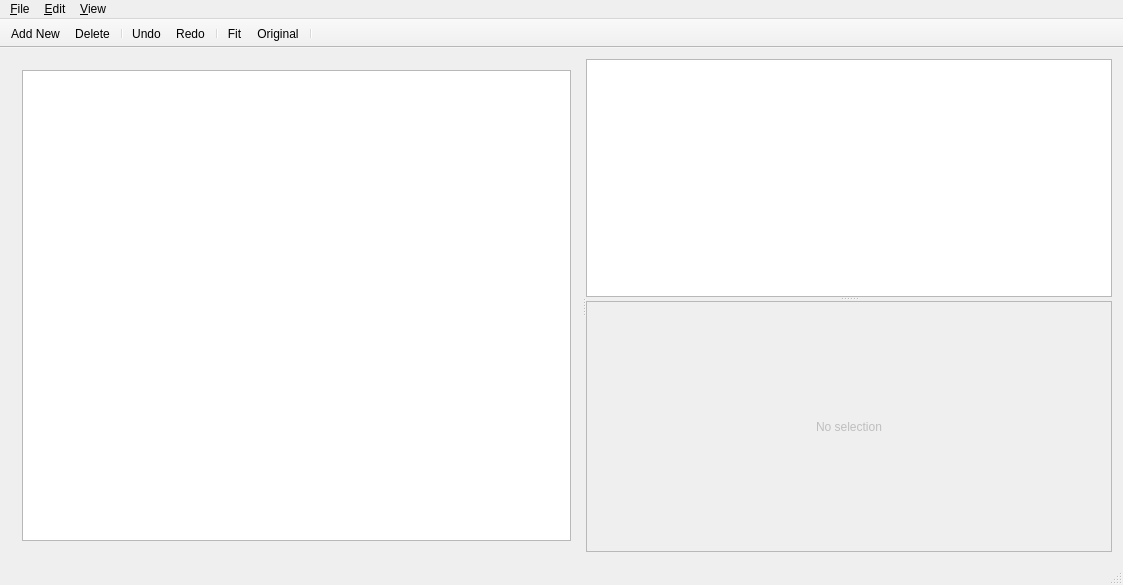
<?xml version="1.0" encoding="UTF-8"?>
<ui version="4.0">
 <class>MainWindow</class>
 <widget class="QMainWindow" name="MainWindow">
  <property name="geometry">
   <rect>
    <x>0</x>
    <y>0</y>
    <width>1123</width>
    <height>585</height>
   </rect>
  </property>
  <property name="windowTitle">
   <string>MainWindow</string>
  </property>
  <property name="documentMode">
   <bool>true</bool>
  </property>
  <property name="unifiedTitleAndToolBarOnMac">
   <bool>true</bool>
  </property>
  <widget class="QWidget" name="centralWidget">
   <layout class="QHBoxLayout" name="horizontalLayout_2">
    <item>
     <widget class="QSplitter" name="treeSplitter">
      <property name="orientation">
       <enum>Qt::Horizontal</enum>
      </property>
      <widget class="QWidget" name="layoutWidget">
       <layout class="QVBoxLayout" name="verticalLayout_2">
        <item>
         <widget class="QTreeView" name="treeView">
          <property name="sizePolicy">
           <sizepolicy hsizetype="Preferred" vsizetype="Expanding">
            <horstretch>0</horstretch>
            <verstretch>0</verstretch>
           </sizepolicy>
          </property>
          <property name="minimumSize">
           <size>
            <width>200</width>
            <height>0</height>
           </size>
          </property>
          <property name="baseSize">
           <size>
            <width>200</width>
            <height>0</height>
           </size>
          </property>
         </widget>
        </item>
       </layout>
      </widget>
      <widget class="QSplitter" name="editorSplitter">
       <property name="sizePolicy">
        <sizepolicy hsizetype="MinimumExpanding" vsizetype="Expanding">
         <horstretch>0</horstretch>
         <verstretch>0</verstretch>
        </sizepolicy>
       </property>
       <property name="orientation">
        <enum>Qt::Vertical</enum>
       </property>
       <widget class="QGraphicsView" name="diagramView">
        <property name="renderHints">
         <set>QPainter::Antialiasing|QPainter::TextAntialiasing</set>
        </property>
       </widget>
       <widget class="QFrame" name="frame">
        <property name="sizePolicy">
         <sizepolicy hsizetype="MinimumExpanding" vsizetype="Preferred">
          <horstretch>0</horstretch>
          <verstretch>0</verstretch>
         </sizepolicy>
        </property>
        <property name="frameShape">
         <enum>QFrame::StyledPanel</enum>
        </property>
        <property name="frameShadow">
         <enum>QFrame::Raised</enum>
        </property>
        <layout class="QVBoxLayout" name="verticalLayout">
         <property name="leftMargin">
          <number>0</number>
         </property>
         <property name="topMargin">
          <number>0</number>
         </property>
         <property name="rightMargin">
          <number>0</number>
         </property>
         <property name="bottomMargin">
          <number>0</number>
         </property>
         <item>
          <widget class="EditorPanel" name="editorStack">
           <property name="sizePolicy">
            <sizepolicy hsizetype="MinimumExpanding" vsizetype="Preferred">
             <horstretch>0</horstretch>
             <verstretch>0</verstretch>
            </sizepolicy>
           </property>
           <property name="minimumSize">
            <size>
             <width>0</width>
             <height>200</height>
            </size>
           </property>
           <property name="currentIndex">
            <number>0</number>
           </property>
           <widget class="QWidget" name="noSelection">
            <layout class="QVBoxLayout" name="verticalLayout_3">
             <item>
              <widget class="QLabel" name="label_2">
               <property name="enabled">
                <bool>false</bool>
               </property>
               <property name="text">
                <string>No selection</string>
               </property>
               <property name="alignment">
                <set>Qt::AlignCenter</set>
               </property>
              </widget>
             </item>
            </layout>
           </widget>
           <widget class="QWidget" name="multipleSelection">
            <layout class="QVBoxLayout" name="verticalLayout_4">
             <item>
              <widget class="QLabel" name="label">
               <property name="enabled">
                <bool>false</bool>
               </property>
               <property name="text">
                <string>Multiple items selected</string>
               </property>
               <property name="alignment">
                <set>Qt::AlignCenter</set>
               </property>
              </widget>
             </item>
            </layout>
           </widget>
           <widget class="EditorRoot" name="editorRoot"/>
           <widget class="EditorEvent" name="editorEvent"/>
           <widget class="EditorInput" name="editorInput"/>
           <widget class="EditorOutput" name="editorOutput"/>
           <widget class="EditorState" name="editorState"/>
           <widget class="EditorTransition" name="editorTransition"/>
          </widget>
         </item>
        </layout>
       </widget>
      </widget>
     </widget>
    </item>
   </layout>
  </widget>
  <widget class="QMenuBar" name="menubar">
   <property name="geometry">
    <rect>
     <x>0</x>
     <y>0</y>
     <width>1123</width>
     <height>22</height>
    </rect>
   </property>
   <widget class="QMenu" name="menu_File">
    <property name="title">
     <string>&amp;File</string>
    </property>
    <widget class="QMenu" name="recentFiles">
     <property name="title">
      <string>Open &amp;Recent</string>
     </property>
    </widget>
    <addaction name="action_New"/>
    <addaction name="action_Open"/>
    <addaction name="recentFiles"/>
    <addaction name="separator"/>
    <addaction name="actionSave"/>
    <addaction name="actionSaveAs"/>
    <addaction name="separator"/>
    <addaction name="action_Print"/>
    <addaction name="separator"/>
    <addaction name="action_Quit"/>
   </widget>
   <widget class="QMenu" name="menu_Edit">
    <property name="title">
     <string>&amp;Edit</string>
    </property>
   </widget>
   <widget class="QMenu" name="menuView">
    <property name="title">
     <string>&amp;View</string>
    </property>
    <addaction name="actionFitScale"/>
    <addaction name="actionDefaultScale"/>
   </widget>
   <addaction name="menu_File"/>
   <addaction name="menu_Edit"/>
   <addaction name="menuView"/>
  </widget>
  <widget class="QToolBar" name="toolBar">
   <property name="windowTitle">
    <string>toolBar</string>
   </property>
   <property name="movable">
    <bool>false</bool>
   </property>
   <property name="iconSize">
    <size>
     <width>24</width>
     <height>24</height>
    </size>
   </property>
   <property name="toolButtonStyle">
    <enum>Qt::ToolButtonTextUnderIcon</enum>
   </property>
   <attribute name="toolBarArea">
    <enum>TopToolBarArea</enum>
   </attribute>
   <attribute name="toolBarBreak">
    <bool>false</bool>
   </attribute>
   <addaction name="actionAdd"/>
   <addaction name="actionDelete"/>
   <addaction name="separator"/>
   <addaction name="actionUndo"/>
   <addaction name="actionRedo"/>
   <addaction name="separator"/>
   <addaction name="actionFitScale"/>
   <addaction name="actionDefaultScale"/>
   <addaction name="separator"/>
  </widget>
  <widget class="QStatusBar" name="statusBar">
   <property name="enabled">
    <bool>true</bool>
   </property>
  </widget>
  <action name="action_New">
   <property name="text">
    <string>&amp;New</string>
   </property>
   <property name="shortcut">
    <string>Ctrl+N</string>
   </property>
  </action>
  <action name="action_Open">
   <property name="text">
    <string>&amp;Open</string>
   </property>
   <property name="shortcut">
    <string>Ctrl+O</string>
   </property>
  </action>
  <action name="actionClear_List">
   <property name="text">
    <string>Clear List</string>
   </property>
  </action>
  <action name="actionSave">
   <property name="text">
    <string>&amp;Save</string>
   </property>
   <property name="shortcut">
    <string>Ctrl+S</string>
   </property>
  </action>
  <action name="actionSaveAs">
   <property name="text">
    <string>Save &amp;As…</string>
   </property>
  </action>
  <action name="action_Quit">
   <property name="text">
    <string>&amp;Quit</string>
   </property>
   <property name="shortcut">
    <string>Ctrl+Q</string>
   </property>
  </action>
  <action name="action_Print">
   <property name="text">
    <string>&amp;Print</string>
   </property>
   <property name="shortcut">
    <string>Ctrl+P</string>
   </property>
  </action>
  <action name="actionFitScale">
   <property name="icon">
    <iconset resource="ui.qrc">
     <normaloff>:/images/scale-fit.png</normaloff>:/images/scale-fit.png</iconset>
   </property>
   <property name="text">
    <string>&amp;Fit Scale</string>
   </property>
   <property name="iconText">
    <string>Fit</string>
   </property>
  </action>
  <action name="actionDefaultScale">
   <property name="icon">
    <iconset resource="ui.qrc">
     <normaloff>:/images/scale-original.png</normaloff>:/images/scale-original.png</iconset>
   </property>
   <property name="text">
    <string>&amp;Original Scale</string>
   </property>
   <property name="iconText">
    <string>Original</string>
   </property>
  </action>
  <action name="actionAdd">
   <property name="checkable">
    <bool>false</bool>
   </property>
   <property name="icon">
    <iconset resource="ui.qrc">
     <normaloff>:/images/add.png</normaloff>:/images/add.png</iconset>
   </property>
   <property name="text">
    <string>Add New</string>
   </property>
   <property name="toolTip">
    <string>Add New…</string>
   </property>
   <property name="shortcut">
    <string>Ctrl+Shift+N</string>
   </property>
  </action>
  <action name="actionUndo">
   <property name="icon">
    <iconset resource="ui.qrc">
     <normaloff>:/images/undo.png</normaloff>:/images/undo.png</iconset>
   </property>
   <property name="text">
    <string>Undo</string>
   </property>
   <property name="shortcut">
    <string>Ctrl+Z</string>
   </property>
  </action>
  <action name="actionRedo">
   <property name="icon">
    <iconset resource="ui.qrc">
     <normaloff>:/images/redo.png</normaloff>:/images/redo.png</iconset>
   </property>
   <property name="text">
    <string>Redo</string>
   </property>
  </action>
  <action name="actionDelete">
   <property name="icon">
    <iconset resource="ui.qrc">
     <normaloff>:/images/delete.png</normaloff>:/images/delete.png</iconset>
   </property>
   <property name="text">
    <string>Delete</string>
   </property>
  </action>
 </widget>
 <layoutdefault spacing="6" margin="11"/>
 <customwidgets>
  <customwidget>
   <class>EditorPanel</class>
   <extends>QStackedWidget</extends>
   <header>editorpanel.h</header>
   <container>1</container>
  </customwidget>
  <customwidget>
   <class>EditorEvent</class>
   <extends>QWidget</extends>
   <header>editorevent.h</header>
   <container>1</container>
  </customwidget>
  <customwidget>
   <class>EditorInput</class>
   <extends>QWidget</extends>
   <header>editorinput.h</header>
   <container>1</container>
  </customwidget>
  <customwidget>
   <class>EditorOutput</class>
   <extends>QWidget</extends>
   <header>editoroutput.h</header>
   <container>1</container>
  </customwidget>
  <customwidget>
   <class>EditorState</class>
   <extends>QWidget</extends>
   <header>editorstate.h</header>
   <container>1</container>
  </customwidget>
  <customwidget>
   <class>EditorTransition</class>
   <extends>QWidget</extends>
   <header>editortransition.h</header>
   <container>1</container>
  </customwidget>
  <customwidget>
   <class>EditorRoot</class>
   <extends>QWidget</extends>
   <header>editorroot.h</header>
   <container>1</container>
  </customwidget>
 </customwidgets>
 <resources>
  <include location="ui.qrc"/>
 </resources>
 <connections>
  <connection>
   <sender>actionDelete</sender>
   <signal>triggered()</signal>
   <receiver>MainWindow</receiver>
   <slot>deleteItems()</slot>
   <hints>
    <hint type="sourcelabel">
     <x>-1</x>
     <y>-1</y>
    </hint>
    <hint type="destinationlabel">
     <x>561</x>
     <y>292</y>
    </hint>
   </hints>
  </connection>
 </connections>
 <slots>
  <slot>deleteItems()</slot>
 </slots>
</ui>
